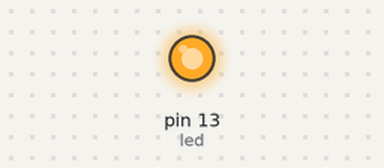
A sketch run on a simulated Arduino Uno, built with avr-gcc and run on an emulated ATmega328P. On the bench: output pins drawn as LEDs (lit = HIGH).

Above: at 0.1 s.
Timing chart, 0 to 1.6 s (numbered marks = the images above):
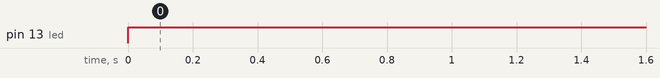

The sketch:

led_error.ino
```cpp
int led = SCK;

void setup() {

  // put your setup code here, to run once:
  pinMode(led,OUTPUT);

}

void loop() {
  // put your main code here, to run repeatedly:
  digitalWrite(led,HIGH);
  delay(0);
}
```

Measured:
- by itself, pin 13 (led): LOW → HIGH at 0.00 s
